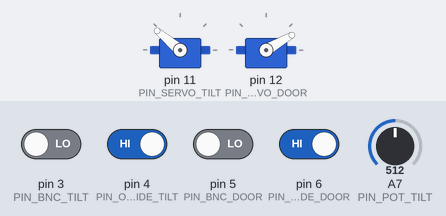
Recording of a sketch running on a simulated Arduino Nano, built with avr-gcc and run on an emulated ATmega328P. Parts: 2 × servo. Inputs (shaded band) come from the test bench; at power-on: pin 4 (PIN_OVERRIDE_TILT), pin 6 (PIN_OVERRIDE_DOOR) HIGH, pin 3 (PIN_BNC_TILT), pin 5 (PIN_BNC_DOOR) LOW, A7 (PIN_POT_TILT) = 512.

Above: at 1.2 s.
1.3 s: pin 3 (PIN_BNC_TILT) driven HIGH
At 4.14 s:
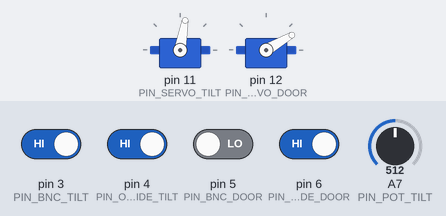
4.3 s: pin 5 (PIN_BNC_DOOR) driven HIGH
At 4.81 s:
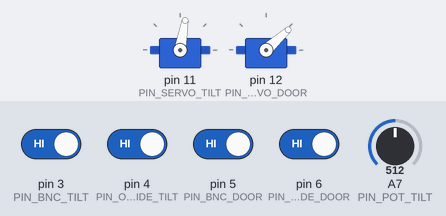
7.3 s: pin 4 (PIN_OVERRIDE_TILT) driven LOW
At 7.48 s:
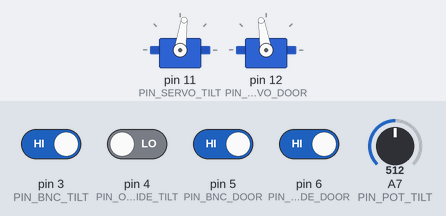
10.3 s: pin 4 (PIN_OVERRIDE_TILT) driven HIGH
13.3 s: pin 6 (PIN_OVERRIDE_DOOR) driven LOW
At 13.49 s:
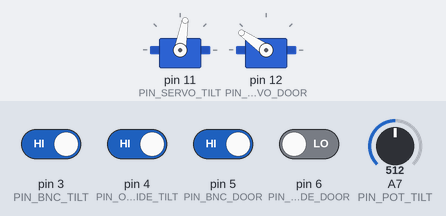
16.3 s: pin 3 (PIN_BNC_TILT) driven LOW
At 16.67 s:
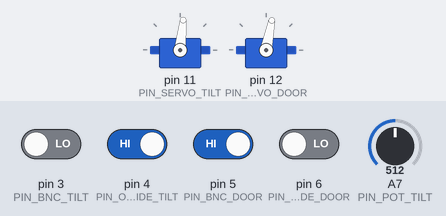
Timing chart, 0 to 20.3 s (numbered marks = the images above; inputs shaded):
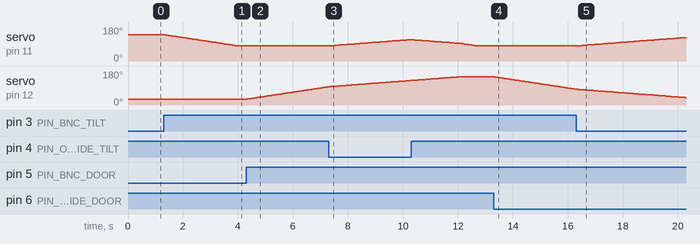

Measured:
- after the input at 1.3 s, servo on pin 11 (PIN_SERVO_TILT): moves from 140° to 80° over 2.7 s, starting at once
- after the input at 4.3 s, servo on pin 12 (PIN_SERVO_DOOR): moves from 30° to 97° over 3.0 s, starting at once
- after the input at 7.3 s, servo on pin 11 (PIN_SERVO_TILT): moves from 80° to 113° over 2.9 s, starting at once
- after the input at 13.3 s, servo on pin 12 (PIN_SERVO_DOOR): moves from 150° to 83° over 3.0 s, starting at once
- after the input at 16.3 s, servo on pin 11 (PIN_SERVO_TILT): moves from 80° to 124° over 3.9 s, starting at once

The sketch:

241106_speed_control.ino
```cpp
#include <Servo.h>

// Initialize servo objects for tilt and door control
Servo servo_tilt, servo_door;

// Define pin connections for tilt and door controls
int PIN_BNC_TILT = 3;               // Binary control pin for tilt
int PIN_OVERRIDE_TILT = 4;          // Override switch pin for tilt
int PIN_SERVO_TILT = 11;            // Servo motor control pin for tilt
int PIN_POT_TILT = A7;              // Analog potentiometer pin for tilt speed

int PIN_BNC_DOOR = 5;               // Binary control pin for door
int PIN_OVERRIDE_DOOR = 6;          // Override switch pin for door
int PIN_SERVO_DOOR = 12;            // Servo motor control pin for door
int PIN_POT_DOOR = A7;              // Analog potentiometer pin for door speed (shares pin with tilt potentiometer)

// Define tilt and door positions
int POS_TILT_LOW = 80, POS_TILT_HIGH = 140;    // Tilt range: low and high positions
int POS_DOOR_OPEN = 150, POS_DOOR_CLOSE = 30;  // Door range: open and close positions

// Define current position and state variables for tilt and door
int current_pos_tilt, current_pos_door;        // Tracks the current position of tilt and door
int current_state_tilt, current_state_door;    // Tracks the current state of tilt and door (high or low for tilt; open or close for door)

// Input readings and processed speed values
int bnc_tilt_in, override_tilt_in, pot_tilt_spd_raw, servo_tilt_spd;  // Tilt control-related variables
int bnc_door_in, override_door_in, pot_door_spd_raw, servo_door_spd;  // Door control-related variables


void setup()
{
  // Set pin modes for tilt and door input pins
  pinMode(PIN_BNC_TILT, INPUT);
  pinMode(PIN_OVERRIDE_TILT, INPUT_PULLUP);
  pinMode(PIN_POT_TILT, INPUT);

  pinMode(PIN_BNC_DOOR, INPUT);
  pinMode(PIN_OVERRIDE_DOOR, INPUT_PULLUP);
  pinMode(PIN_POT_DOOR, INPUT);

  // Attach and initialize tilt servo
  servo_tilt.attach(PIN_SERVO_TILT);    // Attach servo for tilt control
  servo_tilt.write(POS_TILT_HIGH);      // Set initial position to high
  current_pos_tilt = POS_TILT_HIGH;     // Store current position
  tiltStateTest();                      // Test and set tilt state

  // Attach and initialize door servo
  servo_door.attach(PIN_SERVO_DOOR);    // Attach servo for door control
  servo_door.write(POS_DOOR_CLOSE);     // Set initial position to closed
  current_pos_door = POS_DOOR_CLOSE;    // Store current position
  doorStateTest();                      // Test and set door state

  Serial.begin(9600);                   // Initialize serial communication for system output
}


void loop()
{
  // Read the inputs about the tilt and door controls
  bnc_tilt_in = digitalRead(PIN_BNC_TILT);
  override_tilt_in = !(digitalRead(PIN_OVERRIDE_TILT));  // '1' if override switch is ON. '0' normally.
  bnc_door_in = digitalRead(PIN_BNC_DOOR);
  override_door_in = !(digitalRead(PIN_OVERRIDE_DOOR));  // '1' if override switch is ON. '0' normally.

  // Execute routines to control tilt and door
  tiltRoutine();
  doorRoutine();
}

// Routine to manage tilt servo movement
void tiltRoutine()
{
  pot_tilt_spd_raw = analogRead(PIN_POT_TILT);              // Read tilt potentiometer for speed
  servo_tilt_spd = map(pot_tilt_spd_raw, 0, 1023, 80, 10);  // Map potentiometer to servo speed

  // Logic for handling tilt control based on override and binary control states
  if((override_tilt_in) && (!current_state_tilt))
  {
    tiltLow();
  }
  else if((override_tilt_in) && (current_state_tilt))
  {
    tiltHigh();
  }
  else if((!override_tilt_in) && (bnc_tilt_in))
  {
    tiltLow();
    tiltStateTest();
  }
  else if((!override_tilt_in) && (!bnc_tilt_in))
  {
    tiltHigh();
    tiltStateTest();
  }
}

// Move tilt servo to high position
void tiltHigh()
{
  if(current_pos_tilt < POS_TILT_HIGH)
  {
    current_pos_tilt++;     // Increment position until high position is reached
    servo_tilt.write(current_pos_tilt);
    delay(servo_tilt_spd);  // Delay based on speed setting
  }
}

// Move tilt servo to low position
void tiltLow()
{
  if(current_pos_tilt > POS_TILT_LOW)
  {
    current_pos_tilt--;     // Decrement position until low position is reached
    servo_tilt.write(current_pos_tilt);
    delay(servo_tilt_spd);  // Delay based on speed setting
  }
}

// Test and update tilt state based on current position
void tiltStateTest()
{
  if(current_pos_tilt == POS_TILT_HIGH)
  {
    current_state_tilt = 0; // Set state to high if at high position
  }
  else if(current_pos_tilt == POS_TILT_LOW)
  {
    current_state_tilt = 1; // Set state to low if at low position
  }
}

// Routine to manage door servo movement
void doorRoutine()
{
  pot_door_spd_raw = analogRead(PIN_POT_DOOR);              // Read door potentiometer for speed
  servo_door_spd = map(pot_door_spd_raw, 0, 1023, 80, 10);  // Map potentiometer to servo speed

  // Logic for handling door control based on override and binary control states
  if((override_door_in) && (!current_state_door))
  {
    doorOpen();
  }
  else if((override_door_in) && (current_state_door))
  {
    doorClose();
  }
  else if((!override_door_in) && (bnc_door_in))
  {
    doorOpen();
    doorStateTest();
  }
  else if((!override_door_in) && (!bnc_door_in))
  {
    doorClose();
    doorStateTest();
  }
}

// Move door servo to open position
void doorOpen()
{
  if(current_pos_door < POS_DOOR_OPEN)
  {
    current_pos_door++;     // Increment position until open position is reached
    servo_door.write(current_pos_door);
    delay(servo_door_spd);  // Delay based on speed setting
  }
}

// Move door servo to closed position
void doorClose()
{
  if(current_pos_door > POS_DOOR_CLOSE)
  {
    current_pos_door--;     // Decrement position until close position is reached
    servo_door.write(current_pos_door);
    delay(servo_door_spd);  // Delay based on speed setting
  }
}

// Test and update door state based on current position
void doorStateTest()
{
  if(current_pos_door == POS_DOOR_CLOSE)
  {
    current_state_door = 0; // Set state to closed if at close position
  }
  else if(current_pos_door == POS_DOOR_OPEN)
  {
    current_state_door = 1; // Set state to open if at open position
  }
}

// Debugging function to read digital pin value
void tempDebugD1(int pin_num) {
  int debug_val_D1 = digitalRead(pin_num);
  Serial.print("Digital@");
  Serial.print(pin_num);
  Serial.print("@");
  Serial.print(debug_val_D1);
  Serial.println();
}

// Debugging function to read analog pin value
void tempDebugA1(int pin_num) {
  int debug_val_A1 = analogRead(pin_num);
  Serial.print("Analog@");
  Serial.print(pin_num);
  Serial.print("@");
  Serial.print(debug_val_A1);
  Serial.println();
}
```
